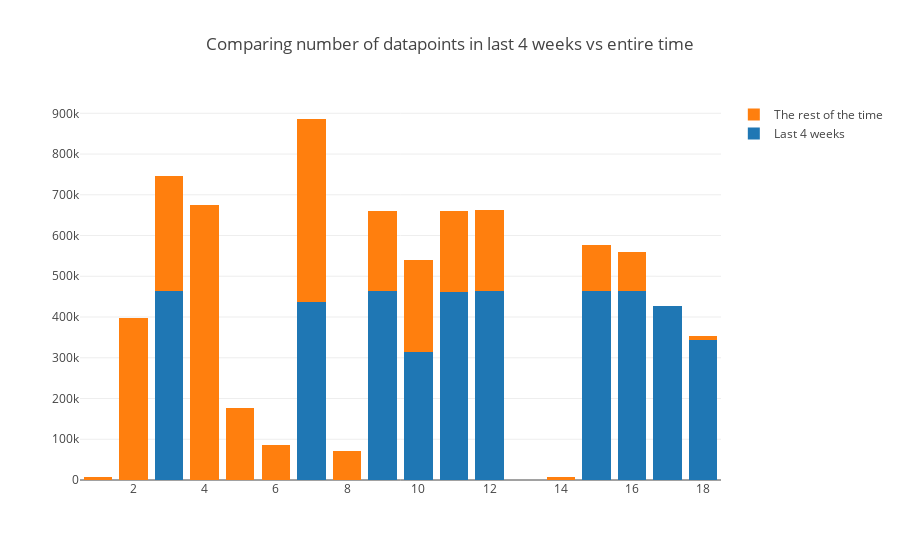

Notebook code for this chart:
### Markdown cell above
Plotting combined barchart - entire number of datapoints vs number of datapoints in last 4 weeks.

### Code cell
trace1 = go.Bar(
            x=device_numbers,
            y=ping_counts_dec,
            name='Last 4 weeks',
    )
trace2 = go.Bar(
            x=device_numbers,
            y=[a - b for a, b in zip(ping_counts, ping_counts_dec)],
            name='The rest of the time',
    
    )
data = [trace1, trace2]
layout = go.Layout(
        barmode='stack',
        title="Comparing number of datapoints in last 4 weeks vs entire time"
    )

fig = go.Figure(data=data, layout=layout)
iplot(fig)

### Figure 1 — Plotly figure (JSON) as saved in the notebook; plotly's stock layout.template omitted (floating-point values rounded to 4 significant figures)
{"data": [{"name": "Last 4 weeks", "type": "bar", "x": [1, 2, 3, 4, 5, 6, 7, 8, 9, 10, 11, 12, 13, 14, 15, 16, 17, 18], "y": [0, 0, 463898, 0, 0, 0, 437747, 0, 463897, 313800, 460833, 463899, 0, 0, 463898, 463898, 427292, 344169]}, {"name": "The rest of the time", "type": "bar", "x": [1, 2, 3, 4, 5, 6, 7, 8, 9, 10, 11, 12, 13, 14, 15, 16, 17, 18], "y": [7025, 397617, 281270, 674108, 175987, 84990, 448284, 72282, 195388, 225514, 198396, 198115, 285, 6905, 113367, 94801, 5, 8819]}], "layout": {"barmode": "stack", "title": "Comparing number of datapoints in last 4 weeks vs entire time"}}
